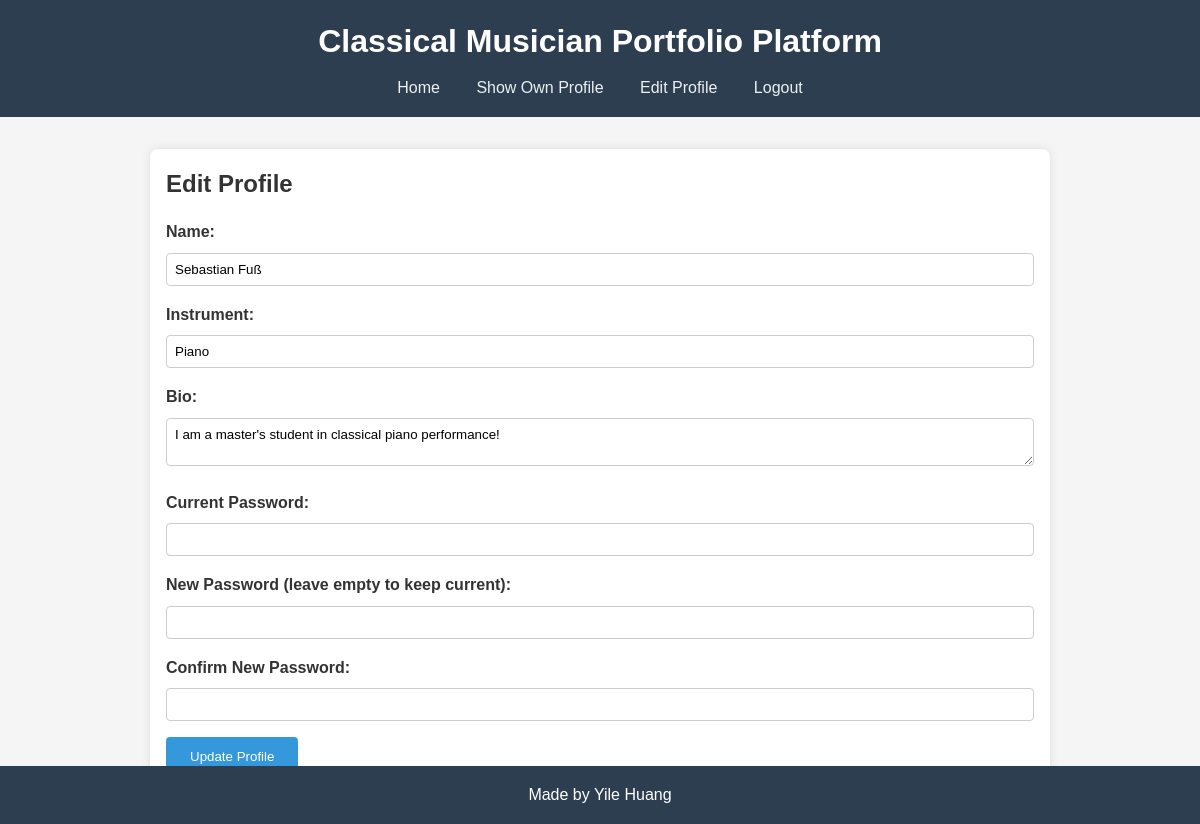
Screenshot of /edit_profile (signed in) with the database file from the repository.
### tables this page shows
CREATE TABLE musicians (
    id INTEGER PRIMARY KEY AUTOINCREMENT,
    name TEXT NOT NULL,
    instrument TEXT NOT NULL,
    bio TEXT,
    username TEXT UNIQUE NOT NULL,
    password_hash TEXT NOT NULL
);

### app.py (the view, shortened to what this page needs)
@app.route("/edit_profile", methods=["GET", "POST"])
def edit_profile():
    if "user_id" not in session:
        flash("You need to log in to edit your profile.", "danger")
        return redirect(url_for("login"))
    musician_id = session["user_id"]
    musician = db.execute("SELECT * FROM musicians WHERE id = ?", musician_id)[0]
    return render_template("edit_profile.html", musician=musician)

### templates/edit_profile.html
{% extends 'layout.html' %}
{% block content %}
<h2>Edit Profile</h2>
<form method="POST">
    <label for="name">Name:</label>
    <input type="text" name="name" value="{{ musician['name'] }}" required><br>
    <label for="instrument">Instrument:</label>
    <input type="text" name="instrument" value="{{ musician['instrument'] }}" required><br>
    <label for="bio">Bio:</label>
    <textarea name="bio">{{ musician['bio'] }}</textarea><br>
    <label for="password">Current Password:</label>
    <input type="password" name="password" required><br>
    <label for="new_password">New Password (leave empty to keep current):</label>
    <input type="password" name="new_password"><br>
    <label for="confirmation">Confirm New Password:</label>
    <input type="password" name="confirmation"><br>
    <button type="submit">Update Profile</button>
</form>
{% endblock %}

### static/style.css (style rules this page uses)
* { margin: 0; padding: 0; box-sizing: border-box; font-family: Arial, sans-serif; }
body { background-color: #f5f5f5; color: #333; line-height: 1.6; }
form { margin-top: 1rem; }
label { display: block; margin-bottom: 0.5rem; font-weight: bold; }
input[type="text"], input[type="password"], textarea { width: 100%; padding: 0.5rem; margin-bottom: 1rem; border: 1px solid #ccc; border-radius: 4px; }
button { background-color: #3498db; color: #fff; border: none; padding: 0.75rem 1.5rem; border-radius: 4px; cursor: pointer; }

### rows the page displays
musicians: name "Sebastian Fuß", instrument "Piano", bio "I am a master's student in classical piano performance!"
